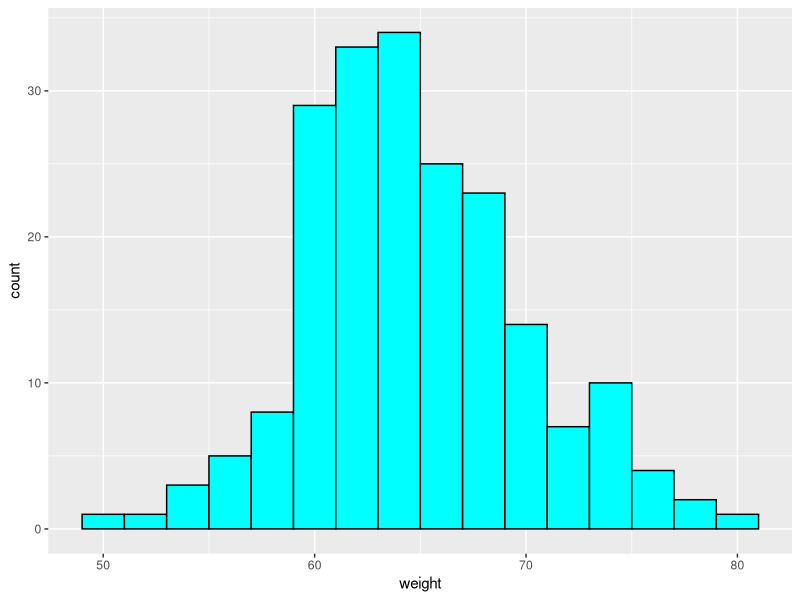
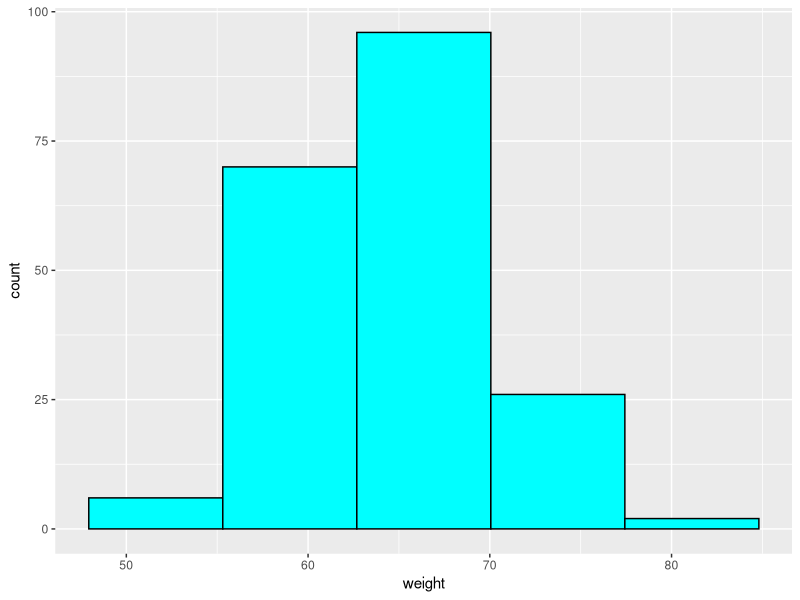
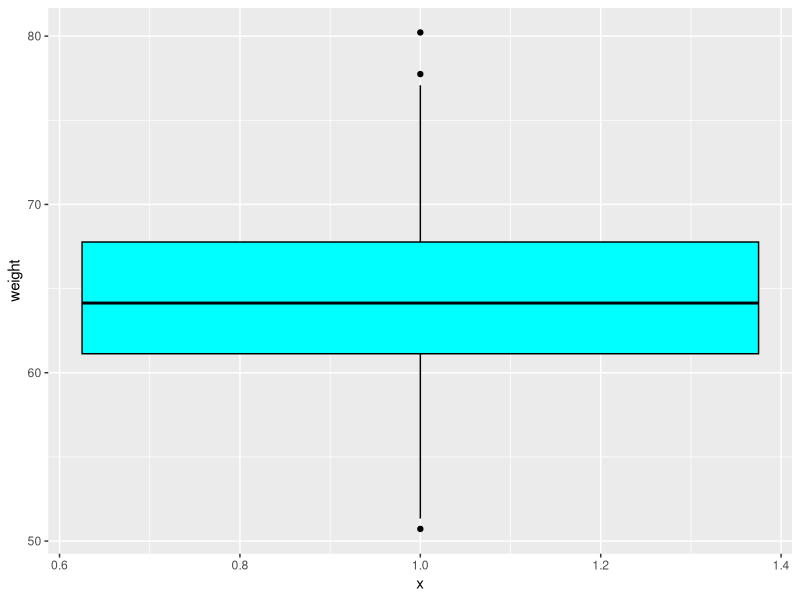
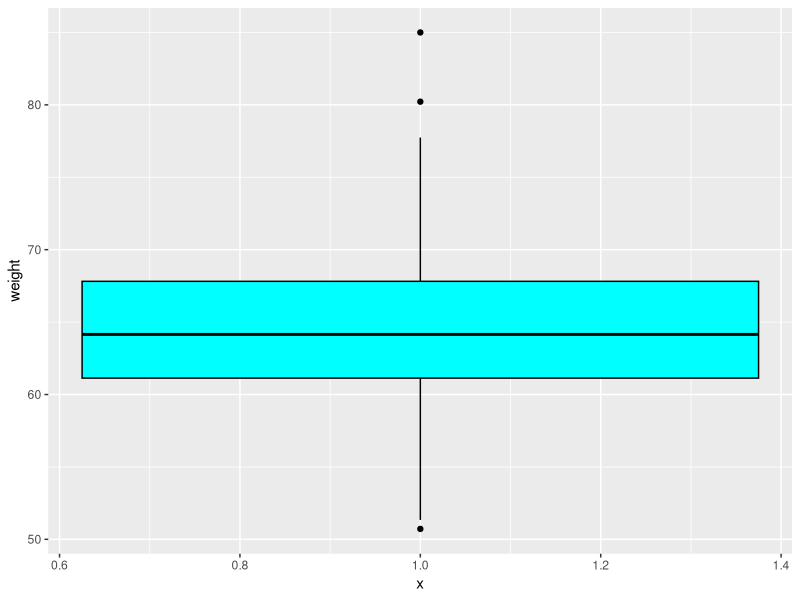

Recreate these plots in R, in order.
library(ggplot2)

#Histogram

set.seed(1234)
df <- data.frame(
  weight=rnorm(200, mean=65, sd=5)
)
head(df)


# Change the width of bins
ggplot(df, aes(x=weight)) + 
  geom_histogram(binwidth=2,color="black", fill="cyan")

ggplot(df, aes(x=weight)) + 
  geom_histogram(bins=5,color="black", fill="cyan")

#bins=10
#binwidth=20


#BoxPlot

ggplot(df, aes(x=1, y=weight)) + geom_boxplot(color="black", fill="cyan")

mean(df$weight)
quantile(df$weight)




set.seed(1234)
df1 <- data.frame(
  weight=c(rnorm(200, mean=65, sd=5),85)
)

mean(df1$weight)
quantile(df1$weight)

ggplot(df1, aes(x=1, y=weight)) +
  geom_boxplot(color="black", fill="cyan")


IQR <- quantile(df1$weight,0.75)-quantile(df1$weight,0.25)

c(quantile(df1$weight,0.25)-1.5*IQR,quantile(df1$weight,0.75)+1.5*IQR)



df1[df1$weight>77.83,]
df1[df1$weight<51.11016,]

